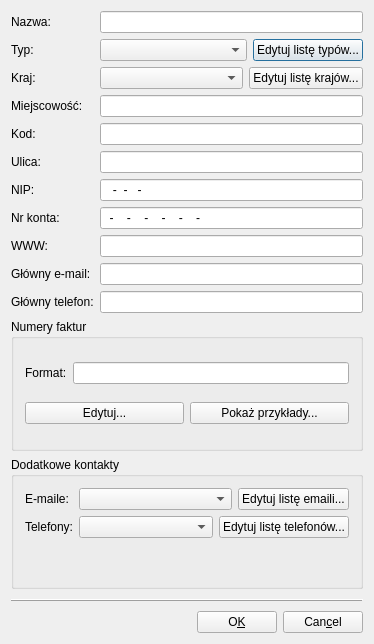
<?xml version="1.0" encoding="UTF-8"?>
<ui version="4.0">
 <class>CounterpartyDialog</class>
 <widget class="QDialog" name="CounterpartyDialog">
  <property name="geometry">
   <rect>
    <x>0</x>
    <y>0</y>
    <width>374</width>
    <height>644</height>
   </rect>
  </property>
  <property name="windowTitle">
   <string>Dodaj kontrahenta</string>
  </property>
  <layout class="QVBoxLayout" name="verticalLayout">
   <item>
    <layout class="QFormLayout" name="formLayout_2">
     <property name="fieldGrowthPolicy">
      <enum>QFormLayout::AllNonFixedFieldsGrow</enum>
     </property>
     <item row="0" column="0">
      <widget class="QLabel" name="labelName">
       <property name="text">
        <string>Nazwa:</string>
       </property>
       <property name="wordWrap">
        <bool>false</bool>
       </property>
       <property name="buddy">
        <cstring>lineEditName</cstring>
       </property>
      </widget>
     </item>
     <item row="0" column="1">
      <widget class="QLineEdit" name="lineEditName">
       <property name="maxLength">
        <number>200</number>
       </property>
      </widget>
     </item>
     <item row="1" column="0">
      <widget class="QLabel" name="labelType">
       <property name="text">
        <string>Typ:</string>
       </property>
       <property name="wordWrap">
        <bool>false</bool>
       </property>
       <property name="buddy">
        <cstring>comboBoxType</cstring>
       </property>
      </widget>
     </item>
     <item row="1" column="1">
      <layout class="QHBoxLayout" name="horizontalLayout">
       <item>
        <widget class="QComboBox" name="comboBoxType">
         <property name="sizePolicy">
          <sizepolicy hsizetype="Expanding" vsizetype="Fixed">
           <horstretch>0</horstretch>
           <verstretch>0</verstretch>
          </sizepolicy>
         </property>
        </widget>
       </item>
       <item>
        <widget class="QPushButton" name="pushButtonEditTypeList">
         <property name="text">
          <string>Edytuj listę typów...</string>
         </property>
        </widget>
       </item>
      </layout>
     </item>
     <item row="2" column="0">
      <widget class="QLabel" name="labelCountry">
       <property name="text">
        <string>Kraj:</string>
       </property>
       <property name="wordWrap">
        <bool>false</bool>
       </property>
       <property name="buddy">
        <cstring>comboBoxCountry</cstring>
       </property>
      </widget>
     </item>
     <item row="2" column="1">
      <layout class="QHBoxLayout" name="horizontalLayout_4">
       <item>
        <widget class="QComboBox" name="comboBoxCountry">
         <property name="sizePolicy">
          <sizepolicy hsizetype="Expanding" vsizetype="Fixed">
           <horstretch>0</horstretch>
           <verstretch>0</verstretch>
          </sizepolicy>
         </property>
        </widget>
       </item>
       <item>
        <widget class="QPushButton" name="pushButtonEditCountryList">
         <property name="text">
          <string>Edytuj listę krajów...</string>
         </property>
        </widget>
       </item>
      </layout>
     </item>
     <item row="3" column="0">
      <widget class="QLabel" name="labelLocation">
       <property name="text">
        <string>Miejscowość:</string>
       </property>
       <property name="wordWrap">
        <bool>false</bool>
       </property>
       <property name="buddy">
        <cstring>lineEditLocation</cstring>
       </property>
      </widget>
     </item>
     <item row="3" column="1">
      <widget class="QLineEdit" name="lineEditLocation"/>
     </item>
     <item row="4" column="0">
      <widget class="QLabel" name="labelPostalCode">
       <property name="text">
        <string>Kod:</string>
       </property>
       <property name="wordWrap">
        <bool>false</bool>
       </property>
       <property name="buddy">
        <cstring>lineEditPostalCode</cstring>
       </property>
      </widget>
     </item>
     <item row="4" column="1">
      <widget class="QLineEdit" name="lineEditPostalCode"/>
     </item>
     <item row="5" column="0">
      <widget class="QLabel" name="labelStreet">
       <property name="text">
        <string>Ulica:</string>
       </property>
       <property name="wordWrap">
        <bool>false</bool>
       </property>
       <property name="buddy">
        <cstring>lineEditAddress</cstring>
       </property>
      </widget>
     </item>
     <item row="5" column="1">
      <widget class="QLineEdit" name="lineEditAddress"/>
     </item>
     <item row="6" column="0">
      <widget class="QLabel" name="labelTaxID">
       <property name="text">
        <string>NIP:</string>
       </property>
       <property name="wordWrap">
        <bool>false</bool>
       </property>
       <property name="buddy">
        <cstring>lineEditTaxID</cstring>
       </property>
      </widget>
     </item>
     <item row="6" column="1">
      <widget class="QLineEdit" name="lineEditTaxID">
       <property name="inputMask">
        <string>999-99-999-99; </string>
       </property>
       <property name="text">
        <string>---</string>
       </property>
      </widget>
     </item>
     <item row="7" column="0">
      <widget class="QLabel" name="labelAccountName">
       <property name="text">
        <string>Nr konta:</string>
       </property>
       <property name="wordWrap">
        <bool>false</bool>
       </property>
       <property name="buddy">
        <cstring>lineEditAccountName</cstring>
       </property>
      </widget>
     </item>
     <item row="7" column="1">
      <widget class="QLineEdit" name="lineEditAccountName">
       <property name="inputMask">
        <string>99-9999-9999-9999-9999-9999-9999; </string>
       </property>
      </widget>
     </item>
     <item row="8" column="0">
      <widget class="QLabel" name="labelWWW">
       <property name="text">
        <string>WWW:</string>
       </property>
       <property name="wordWrap">
        <bool>false</bool>
       </property>
       <property name="buddy">
        <cstring>lineEditWWW</cstring>
       </property>
      </widget>
     </item>
     <item row="8" column="1">
      <widget class="QLineEdit" name="lineEditWWW">
       <property name="font">
        <font>
         <underline>true</underline>
        </font>
       </property>
       <property name="styleSheet">
        <string notr="true">color: rgb(0, 0, 255)</string>
       </property>
      </widget>
     </item>
     <item row="9" column="0">
      <widget class="QLabel" name="labelPrimaryEmail">
       <property name="text">
        <string>Główny e-mail:</string>
       </property>
       <property name="buddy">
        <cstring>lineEditPrimaryEmail</cstring>
       </property>
      </widget>
     </item>
     <item row="9" column="1">
      <widget class="QLineEdit" name="lineEditPrimaryEmail"/>
     </item>
     <item row="10" column="0">
      <widget class="QLabel" name="labelPrimaryPhone">
       <property name="text">
        <string>Główny telefon:</string>
       </property>
       <property name="buddy">
        <cstring>lineEditPrimaryPhone</cstring>
       </property>
      </widget>
     </item>
     <item row="10" column="1">
      <widget class="QLineEdit" name="lineEditPrimaryPhone"/>
     </item>
    </layout>
   </item>
   <item>
    <widget class="QGroupBox" name="groupBoxInvoiceNumFormat">
     <property name="sizePolicy">
      <sizepolicy hsizetype="Preferred" vsizetype="Minimum">
       <horstretch>0</horstretch>
       <verstretch>0</verstretch>
      </sizepolicy>
     </property>
     <property name="title">
      <string>Numery faktur</string>
     </property>
     <layout class="QVBoxLayout" name="verticalLayout_2">
      <item>
       <layout class="QHBoxLayout" name="horizontalLayout_2">
        <item>
         <widget class="QLabel" name="labelInvNumberFormat">
          <property name="text">
           <string>Format:</string>
          </property>
          <property name="buddy">
           <cstring>lineEditInvNumberFormat</cstring>
          </property>
         </widget>
        </item>
        <item>
         <widget class="QLineEdit" name="lineEditInvNumberFormat">
          <property name="readOnly">
           <bool>true</bool>
          </property>
         </widget>
        </item>
       </layout>
      </item>
      <item>
       <layout class="QHBoxLayout" name="horizontalLayout_3">
        <item>
         <widget class="QPushButton" name="pushButtonEditFormat">
          <property name="text">
           <string>Edytuj...</string>
          </property>
         </widget>
        </item>
        <item>
         <widget class="QPushButton" name="pushButtonShowExamples">
          <property name="text">
           <string>Pokaż przykłady...</string>
          </property>
         </widget>
        </item>
       </layout>
      </item>
     </layout>
    </widget>
   </item>
   <item>
    <widget class="QGroupBox" name="groupBoxAdditionalContacts">
     <property name="enabled">
      <bool>true</bool>
     </property>
     <property name="title">
      <string>Dodatkowe kontakty</string>
     </property>
     <property name="flat">
      <bool>true</bool>
     </property>
     <property name="checkable">
      <bool>false</bool>
     </property>
     <layout class="QFormLayout" name="formLayout">
      <item row="0" column="0">
       <widget class="QLabel" name="labelAdditionalEmail">
        <property name="text">
         <string>E-maile:</string>
        </property>
        <property name="wordWrap">
         <bool>false</bool>
        </property>
        <property name="buddy">
         <cstring>comboBoxAdditionalEmails</cstring>
        </property>
       </widget>
      </item>
      <item row="0" column="1">
       <layout class="QHBoxLayout" name="horizontalLayoutEmail">
        <item>
         <widget class="QComboBox" name="comboBoxAdditionalEmails">
          <property name="sizePolicy">
           <sizepolicy hsizetype="Expanding" vsizetype="Fixed">
            <horstretch>0</horstretch>
            <verstretch>0</verstretch>
           </sizepolicy>
          </property>
         </widget>
        </item>
        <item>
         <widget class="QPushButton" name="pushButtonEditEmailList">
          <property name="text">
           <string>Edytuj listę emaili...</string>
          </property>
         </widget>
        </item>
       </layout>
      </item>
      <item row="1" column="0">
       <widget class="QLabel" name="labelAdditionalPhone">
        <property name="text">
         <string>Telefony:</string>
        </property>
        <property name="wordWrap">
         <bool>false</bool>
        </property>
        <property name="buddy">
         <cstring>comboBoxAdditionalPhones</cstring>
        </property>
       </widget>
      </item>
      <item row="1" column="1">
       <layout class="QHBoxLayout" name="horizontalLayoutPhone">
        <item>
         <widget class="QComboBox" name="comboBoxAdditionalPhones">
          <property name="sizePolicy">
           <sizepolicy hsizetype="Expanding" vsizetype="Fixed">
            <horstretch>0</horstretch>
            <verstretch>0</verstretch>
           </sizepolicy>
          </property>
         </widget>
        </item>
        <item>
         <widget class="QPushButton" name="pushButtonEditPhoneList">
          <property name="text">
           <string>Edytuj listę telefonów...</string>
          </property>
         </widget>
        </item>
       </layout>
      </item>
     </layout>
    </widget>
   </item>
   <item>
    <widget class="QFrame" name="frame">
     <property name="maximumSize">
      <size>
       <width>16777215</width>
       <height>10</height>
      </size>
     </property>
     <property name="frameShape">
      <enum>QFrame::HLine</enum>
     </property>
     <property name="frameShadow">
      <enum>QFrame::Raised</enum>
     </property>
     <layout class="QGridLayout" name="gridLayout"/>
    </widget>
   </item>
   <item>
    <layout class="QHBoxLayout" name="hBoxLayoutButtons">
     <item>
      <spacer name="spacerButton">
       <property name="orientation">
        <enum>Qt::Horizontal</enum>
       </property>
       <property name="sizeType">
        <enum>QSizePolicy::Expanding</enum>
       </property>
       <property name="sizeHint" stdset="0">
        <size>
         <width>40</width>
         <height>20</height>
        </size>
       </property>
      </spacer>
     </item>
     <item>
      <widget class="QPushButton" name="pushButtonOK">
       <property name="text">
        <string>O&amp;K</string>
       </property>
       <property name="shortcut">
        <string>Alt+K</string>
       </property>
      </widget>
     </item>
     <item>
      <widget class="QPushButton" name="pushButtonCancel">
       <property name="text">
        <string>Can&amp;cel</string>
       </property>
       <property name="shortcut">
        <string>Alt+C</string>
       </property>
      </widget>
     </item>
    </layout>
   </item>
  </layout>
 </widget>
 <layoutdefault spacing="6" margin="11"/>
 <pixmapfunction>qPixmapFromMimeSource</pixmapfunction>
 <tabstops>
  <tabstop>lineEditName</tabstop>
  <tabstop>comboBoxType</tabstop>
  <tabstop>pushButtonEditTypeList</tabstop>
  <tabstop>comboBoxCountry</tabstop>
  <tabstop>pushButtonEditCountryList</tabstop>
  <tabstop>lineEditLocation</tabstop>
  <tabstop>lineEditPostalCode</tabstop>
  <tabstop>lineEditAddress</tabstop>
  <tabstop>lineEditTaxID</tabstop>
  <tabstop>lineEditAccountName</tabstop>
  <tabstop>lineEditWWW</tabstop>
  <tabstop>lineEditPrimaryEmail</tabstop>
  <tabstop>lineEditPrimaryPhone</tabstop>
  <tabstop>comboBoxAdditionalEmails</tabstop>
  <tabstop>pushButtonEditEmailList</tabstop>
  <tabstop>comboBoxAdditionalPhones</tabstop>
  <tabstop>pushButtonEditPhoneList</tabstop>
  <tabstop>pushButtonOK</tabstop>
  <tabstop>pushButtonCancel</tabstop>
 </tabstops>
 <resources/>
 <connections>
  <connection>
   <sender>pushButtonCancel</sender>
   <signal>clicked()</signal>
   <receiver>CounterpartyDialog</receiver>
   <slot>close()</slot>
   <hints>
    <hint type="sourcelabel">
     <x>231</x>
     <y>575</y>
    </hint>
    <hint type="destinationlabel">
     <x>20</x>
     <y>20</y>
    </hint>
   </hints>
  </connection>
 </connections>
</ui>
